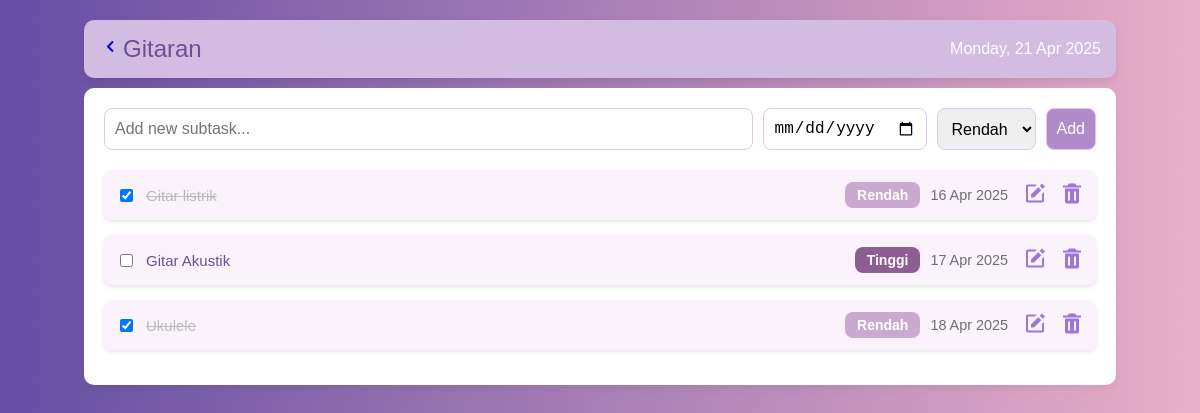
/detail/subtasks.php?task_id=143 (signed in), run on the app's committed database.
### tables this page shows
CREATE TABLE `tasks` (
  `task_id` int NOT NULL,
  `user_id` int NOT NULL,
  `task_label` varchar(50) NOT NULL,
  `task_status` enum('open','close') NOT NULL,
  `create_date` timestamp NOT NULL DEFAULT CURRENT_TIMESTAMP,
  `priority` enum('rendah','tinggi') NOT NULL DEFAULT 'rendah',
  `deadline` datetime DEFAULT NULL
);

CREATE TABLE `subtasks` (
  `subtask_id` int NOT NULL,
  `task_id` int NOT NULL,
  `subtask_label` varchar(255) NOT NULL,
  `priority` varchar(50) NOT NULL,
  `deadline` date NOT NULL,
  `status` enum('open','close') DEFAULT 'open'
);

### detail/subtasks.php (the view, shortened to what this page needs)
<?php
require 'koneksi.php';
if (isset($_GET['task_id'])) {
    $task_id = $_GET['task_id'];
    $q_select_task = "SELECT task_label FROM tasks WHERE task_id = ?";
    $stmt = $conn->prepare($q_select_task);
    $stmt->bind_param("i", $task_id);
    $stmt->execute();
    $result = $stmt->get_result();
    if ($result->num_rows > 0) {
        $task_data = $result->fetch_assoc();
        $task_label = $task_data['task_label'];
    } else {
        header("Location: index.php");
        exit;
    }
    $q_select_subtask = "SELECT * FROM subtasks WHERE task_id = ?";
    $stmt = $conn->prepare($q_select_subtask);
    $stmt->bind_param("i", $task_id);
    $stmt->execute();
    $subtask_result = $stmt->get_result();
} else {
    header("Location: index.php");
    exit;
}
?>
<!DOCTYPE html>
<html lang="en">
<head>
    <link href='https://unpkg.com/boxicons@2.1.4/css/boxicons.min.css' rel='stylesheet'>
    <link rel="stylesheet" href="d.css">
</head>
<body>
    <div class="container">
        <div class="header">
            <div class="title">
                <div class="back-btn">
                    <a href="../index.php" class="back-link"><i class='bx bx-chevron-left'></i></a>
                </div>
               <span><?= htmlspecialchars($task_label) ?></span>
            </div>
            <div class="description">
                <?= date("l, d M Y") ?>
            </div>
        </div>
        <div class="content">
            <div class="subtask-section">
                <form action="" method="post">
                    <input type="text" name="subtask" placeholder="Add new subtask..." required>
                    <input type="date" name="sub_deadline" required>
                    <select name="sub_priority">
                        <option value="rendah">Rendah</option>
                    </select>
                    <button type="submit" name="add_subtask">Add</button>
                </form>
                <div class="subtask-list">
                    <?php while ($sub = mysqli_fetch_array($subtask_result)) { ?>
                        <div class="subtask-item">
                            <input type="checkbox" id="subtask-<?= $sub['subtask_id'] ?>" class="subtask-checkbox"
                                <?= $sub['status'] == 'close' ? 'checked' : '' ?>
                                onclick="window.location='subtasks.php?task_id=<?= $task_id ?>&subtask_id=<?= $sub['subtask_id'] ?>&status=<?= $sub['status'] == 'close' ? 'open' : 'close' ?>'">
                            <label for="subtask-<?= $sub['subtask_id'] ?>" class="subtask-label"><?= htmlspecialchars($sub['subtask_label']) ?></label>
                            <span class="subtask-priority <?= $sub['priority'] === 'tinggi' ? 'high-priority' : 'low-priority' ?>">
                                <?= ucfirst($sub['priority']) ?>
                            </span>
                            <span class="subtask-deadline">
                                <?= date("d M Y", strtotime($sub['deadline'])) ?>
                            </span>
                            <a href="edit.php?subtask_id=<?= $sub['subtask_id'] ?>&task_id=<?= $task_id ?>" class="edit">
                                <i class='bx bxs-edit'></i>
                            </a>
                            <a href="?delete_subtask=<?= $sub['subtask_id'] ?>&task_id=<?= $task_id ?>" class="hapus"
                                onclick="return confirm('Apa kamu yakin ingin menghapusnya?')">
                                <i class='bx bxs-trash'></i>
                            </a>
                        </div>
                    <?php } ?>
                </div>
            </div>
        </div>
    </div>
</body>
</html>

### detail/d.css (style rules this page uses)
body { font-family: 'Arial', sans-serif; background-image: url(Voilet.jpg); color: #4f4f4f; margin: 0; padding: 0; background-size: cover; background-position: center; }
.container { max-width: 86%; width: 100%; margin: 0 auto; padding: 20px; }
.header { display: flex; justify-content: space-between; align-items: center; padding: 15px; background-color: rgb(210, 188, 226); border-radius: 10px; box-shadow: 0 4px 8px rgba(0, 0, 0, 0.1); flex-wrap: wrap; gap: 10px; }
.content { margin-top: 10px; }
.header .title { display: flex; align-items: center; color: #6f4f94; font-size: 1.5rem; flex: 1; }
.header .description { color: #ffffff; font-size: 1rem; text-align: center; }
.subtask-section { background-color: #fff; border-radius: 10px; padding: 20px; box-shadow: 0 4px 8px rgba(0, 0, 0, 0.05); }
.subtask-section form { display: flex; flex-wrap: wrap; gap: 10px; margin-bottom: 20px; }
.subtask-section form input, .subtask-section form select, .subtask-section form button { padding: 10px; border-radius: 8px; border: 1px solid #e0c6f4; font-size: 1rem; }
.subtask-section form input[type="text"] { flex: 1; min-width: 155px; }
.subtask-section form button { background-color: #b18bc9; color: white; cursor: pointer; transition: 0.3s; }
.subtask-list { margin-top: 20px; }
.subtask-item { display: flex; align-items: center; justify-content: space-between; background-color: #faf3fc; padding: 12px; margin-bottom: 15px; border-radius: 8px; box-shadow: 0 2px 4px rgba(0, 0, 0, 0.1); transition: 0.3s; flex-wrap: wrap; gap: 10px; }
.subtask-label { font-size: 15px; color: #6f4f94; flex: 1; }
.subtask-priority { font-size: 0.875rem; font-weight: bold; padding: 5px 12px; border-radius: 8px; text-transform: capitalize; display: inline-block; }
.high-priority { background-color: rgb(141, 94, 147); color: white; }
.low-priority { background-color: rgb(202, 170, 208); color: white; }
.subtask-deadline { font-size: 0.9rem; color: #6f6f6f; display: flex; align-items: center; gap: 5px; }
.subtask-checkbox:checked + .subtask-label { text-decoration: line-through; color: #bbb; }
.subtask-item .hapus { color: #9a77d8; margin-left: 3px; cursor: pointer; }
.subtask-item .edit { color: #9a77d8; margin-left: 5px; cursor: pointer; }
.subtask-item .edit i, .subtask-item .hapus i { font-size: 1.5rem; }

### data on the page
tasks: task_label "Gitaran"
subtasks: status "☑", subtask_label "Gitar listrik", priority "Rendah", deadline "16 Apr 2025"
subtasks: subtask_label "Gitar Akustik", priority "Tinggi", deadline "17 Apr 2025"
subtasks: status "☑", subtask_label "Ukulele", priority "Rendah", deadline "18 Apr 2025"
